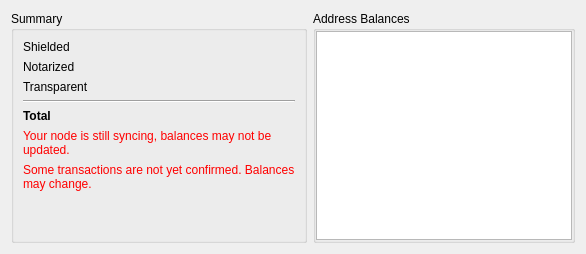
      <widget class="QWidget" name="tab">
       <attribute name="title">
        <string>Balance</string>
       </attribute>
       <layout class="QGridLayout" name="gridLayout_2">
        <item row="0" column="0">
         <layout class="QHBoxLayout" name="horizontalLayout_5">
          <item>
           <widget class="QGroupBox" name="groupBox">
            <property name="minimumSize">
             <size>
              <width>250</width>
              <height>0</height>
             </size>
            </property>
            <property name="title">
             <string>Summary</string>
            </property>
            <property name="flat">
             <bool>false</bool>
            </property>
            <layout class="QGridLayout" name="gridLayout">
             <item row="0" column="0">
              <layout class="QVBoxLayout" name="verticalLayout">
               <item>
                <layout class="QHBoxLayout" name="horizontalLayout">
                 <item>
                  <widget class="QLabel" name="label">
                   <property name="sizePolicy">
                    <sizepolicy hsizetype="Minimum" vsizetype="Preferred">
                     <horstretch>0</horstretch>
                     <verstretch>0</verstretch>
                    </sizepolicy>
                   </property>
                   <property name="text">
                    <string>Shielded</string>
                   </property>
                  </widget>
                 </item>
                 <item>
                  <widget class="QLabel" name="balSheilded">
                   <property name="text">
                    <string/>
                   </property>
                   <property name="alignment">
                    <set>Qt::AlignRight|Qt::AlignTrailing|Qt::AlignVCenter</set>
                   </property>
                  </widget>
                 </item>
                </layout>
               </item>
               <item>
                <layout class="QHBoxLayout" name="horizontalLayout_17">
                 <item>
                  <widget class="QLabel" name="label_15">
                   <property name="sizePolicy">
                    <sizepolicy hsizetype="Minimum" vsizetype="Preferred">
                     <horstretch>0</horstretch>
                     <verstretch>0</verstretch>
                    </sizepolicy>
                   </property>
                   <property name="text">
                    <string>Notarized</string>
                   </property>
                  </widget>
                 </item>
                 <item>
                  <widget class="QLabel" name="balVerified">
                   <property name="text">
                    <string/>
                   </property>
                   <property name="alignment">
                    <set>Qt::AlignRight|Qt::AlignTrailing|Qt::AlignVCenter</set>
                   </property>
                  </widget>
                 </item>
                </layout>
               </item>
               <item>
                <layout class="QHBoxLayout" name="horizontalLayout_2">
                 <item>
                  <widget class="QLabel" name="label_2">
                   <property name="sizePolicy">
                    <sizepolicy hsizetype="Minimum" vsizetype="Preferred">
                     <horstretch>0</horstretch>
                     <verstretch>0</verstretch>
                    </sizepolicy>
                   </property>
                   <property name="text">
                    <string>Transparent</string>
                   </property>
                  </widget>
                 </item>
                 <item>
                  <widget class="QLabel" name="balTransparent">
                   <property name="text">
                    <string/>
                   </property>
                   <property name="alignment">
                    <set>Qt::AlignRight|Qt::AlignTrailing|Qt::AlignVCenter</set>
                   </property>
                  </widget>
                 </item>
                </layout>
               </item>
               <item>
                <widget class="Line" name="line">
                 <property name="orientation">
                  <enum>Qt::Horizontal</enum>
                 </property>
                </widget>
               </item>
               <item>
                <layout class="QHBoxLayout" name="horizontalLayout_3">
                 <item>
                  <widget class="QLabel" name="label_3">
                   <property name="sizePolicy">
                    <sizepolicy hsizetype="Minimum" vsizetype="Preferred">
                     <horstretch>0</horstretch>
                     <verstretch>0</verstretch>
                    </sizepolicy>
                   </property>
                   <property name="font">
                    <font>
                     <weight>75</weight>
                     <bold>true</bold>
                    </font>
                   </property>
                   <property name="text">
                    <string>Total</string>
                   </property>
                  </widget>
                 </item>
                 <item>
                  <widget class="QLabel" name="balTotal">
                   <property name="font">
                    <font>
                     <weight>75</weight>
                     <bold>true</bold>
                    </font>
                   </property>
                   <property name="text">
                    <string/>
                   </property>
                   <property name="alignment">
                    <set>Qt::AlignRight|Qt::AlignTrailing|Qt::AlignVCenter</set>
                   </property>
                  </widget>
                 </item>
                </layout>
               </item>
               <item>
                <widget class="QLabel" name="lblSyncWarning">
                 <property name="styleSheet">
                  <string notr="true">color:red;</string>
                 </property>
                 <property name="text">
                  <string>Your node is still syncing, balances may not be updated.</string>
                 </property>
                 <property name="wordWrap">
                  <bool>true</bool>
                 </property>
                </widget>
               </item>
               <item>
                <widget class="QLabel" name="unconfirmedWarning">
                 <property name="sizePolicy">
                  <sizepolicy hsizetype="Minimum" vsizetype="Preferred">
                   <horstretch>0</horstretch>
                   <verstretch>0</verstretch>
                  </sizepolicy>
                 </property>
                 <property name="styleSheet">
                  <string notr="true">color: red;</string>
                 </property>
                 <property name="text">
                  <string>Some transactions are not yet confirmed. Balances may change.</string>
                 </property>
                 <property name="wordWrap">
                  <bool>true</bool>
                 </property>
                </widget>
               </item>
               <item>
                <spacer name="verticalSpacer">
                 <property name="orientation">
                  <enum>Qt::Vertical</enum>
                 </property>
                 <property name="sizeHint" stdset="0">
                  <size>
                   <width>20</width>
                   <height>40</height>
                  </size>
                 </property>
                </spacer>
               </item>
              </layout>
             </item>
            </layout>
           </widget>
          </item>
          <item>
           <widget class="QGroupBox" name="groupBox_2">
            <property name="sizePolicy">
             <sizepolicy hsizetype="Expanding" vsizetype="Preferred">
              <horstretch>0</horstretch>
              <verstretch>0</verstretch>
             </sizepolicy>
            </property>
            <property name="title">
             <string>Address Balances</string>
            </property>
            <layout class="QHBoxLayout" name="horizontalLayout_4">
             <property name="spacing">
              <number>6</number>
             </property>
             <property name="leftMargin">
              <number>0</number>
             </property>
             <property name="topMargin">
              <number>0</number>
             </property>
             <property name="rightMargin">
              <number>0</number>
             </property>
             <property name="bottomMargin">
              <number>0</number>
             </property>
             <item>
              <widget class="QTableView" name="balancesTable">
               <property name="selectionMode">
                <enum>QAbstractItemView::SingleSelection</enum>
               </property>
               <property name="selectionBehavior">
                <enum>QAbstractItemView::SelectRows</enum>
               </property>
               <property name="cornerButtonEnabled">
                <bool>false</bool>
               </property>
               <attribute name="horizontalHeaderShowSortIndicator" stdset="0">
                <bool>false</bool>
               </attribute>
               <attribute name="horizontalHeaderStretchLastSection">
                <bool>true</bool>
               </attribute>
               <attribute name="verticalHeaderVisible">
                <bool>false</bool>
               </attribute>
              </widget>
             </item>
            </layout>
           </widget>
          </item>
         </layout>
        </item>
       </layout>
      </widget>
